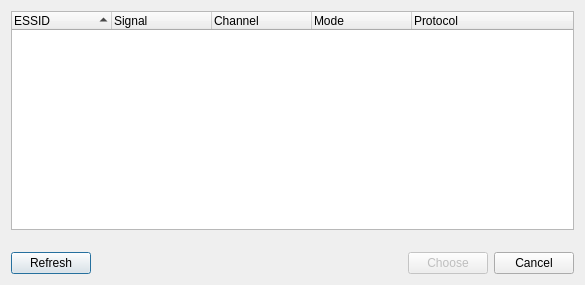
<?xml version="1.0" encoding="UTF-8"?>
<ui version="4.0">
 <class>netcfgfx_network_scanner_UI</class>
 <widget class="QDialog" name="netcfgfx_network_scanner_UI">
  <property name="windowModality">
   <enum>Qt::WindowModal</enum>
  </property>
  <property name="geometry">
   <rect>
    <x>0</x>
    <y>0</y>
    <width>585</width>
    <height>285</height>
   </rect>
  </property>
  <property name="sizePolicy">
   <sizepolicy hsizetype="Expanding" vsizetype="Expanding">
    <horstretch>0</horstretch>
    <verstretch>0</verstretch>
   </sizepolicy>
  </property>
  <property name="windowTitle">
   <string>Choose a wireless network</string>
  </property>
  <property name="windowIcon">
   <iconset resource="images.qrc">
    <normaloff>:/netcfgfx_main_icon.png</normaloff>:/netcfgfx_main_icon.png</iconset>
  </property>
  <property name="modal">
   <bool>true</bool>
  </property>
  <layout class="QVBoxLayout" name="verticalLayout_2">
   <item>
    <layout class="QVBoxLayout" name="verticalLayout">
     <item>
      <widget class="QTreeWidget" name="treeWidget">
       <property name="alternatingRowColors">
        <bool>true</bool>
       </property>
       <property name="rootIsDecorated">
        <bool>false</bool>
       </property>
       <property name="sortingEnabled">
        <bool>true</bool>
       </property>
       <property name="animated">
        <bool>false</bool>
       </property>
       <property name="allColumnsShowFocus">
        <bool>false</bool>
       </property>
       <property name="columnCount">
        <number>5</number>
       </property>
       <column>
        <property name="text">
         <string>ESSID</string>
        </property>
        <property name="textAlignment">
         <set>AlignLeft|AlignVCenter</set>
        </property>
       </column>
       <column>
        <property name="text">
         <string>Signal</string>
        </property>
       </column>
       <column>
        <property name="text">
         <string>Channel</string>
        </property>
       </column>
       <column>
        <property name="text">
         <string>Mode</string>
        </property>
       </column>
       <column>
        <property name="text">
         <string>Protocol</string>
        </property>
       </column>
      </widget>
     </item>
     <item>
      <widget class="QLabel" name="errorLabel">
       <property name="font">
        <font>
         <pointsize>7</pointsize>
         <italic>true</italic>
        </font>
       </property>
       <property name="text">
        <string/>
       </property>
      </widget>
     </item>
     <item>
      <layout class="QHBoxLayout" name="horizontalLayout">
       <item>
        <widget class="QPushButton" name="refreshPushButton">
         <property name="text">
          <string>Refresh</string>
         </property>
         <property name="icon">
          <iconset resource="images.qrc">
           <normaloff>:/recur.png</normaloff>:/recur.png</iconset>
         </property>
        </widget>
       </item>
       <item>
        <spacer name="horizontalSpacer">
         <property name="orientation">
          <enum>Qt::Horizontal</enum>
         </property>
         <property name="sizeHint" stdset="0">
          <size>
           <width>148</width>
           <height>20</height>
          </size>
         </property>
        </spacer>
       </item>
       <item>
        <widget class="QPushButton" name="choosePushButton">
         <property name="enabled">
          <bool>false</bool>
         </property>
         <property name="text">
          <string>Choose</string>
         </property>
         <property name="icon">
          <iconset resource="images.qrc">
           <normaloff>:/ok.png</normaloff>:/ok.png</iconset>
         </property>
        </widget>
       </item>
       <item>
        <widget class="QPushButton" name="cancelPushButton">
         <property name="text">
          <string>Cancel</string>
         </property>
         <property name="icon">
          <iconset resource="images.qrc">
           <normaloff>:/cancel.png</normaloff>:/cancel.png</iconset>
         </property>
        </widget>
       </item>
      </layout>
     </item>
    </layout>
   </item>
  </layout>
 </widget>
 <layoutdefault spacing="6" margin="11"/>
 <resources>
  <include location="images.qrc"/>
 </resources>
 <connections>
  <connection>
   <sender>cancelPushButton</sender>
   <signal>clicked()</signal>
   <receiver>netcfgfx_network_scanner_UI</receiver>
   <slot>close()</slot>
   <hints>
    <hint type="sourcelabel">
     <x>418</x>
     <y>253</y>
    </hint>
    <hint type="destinationlabel">
     <x>471</x>
     <y>212</y>
    </hint>
   </hints>
  </connection>
 </connections>
</ui>
